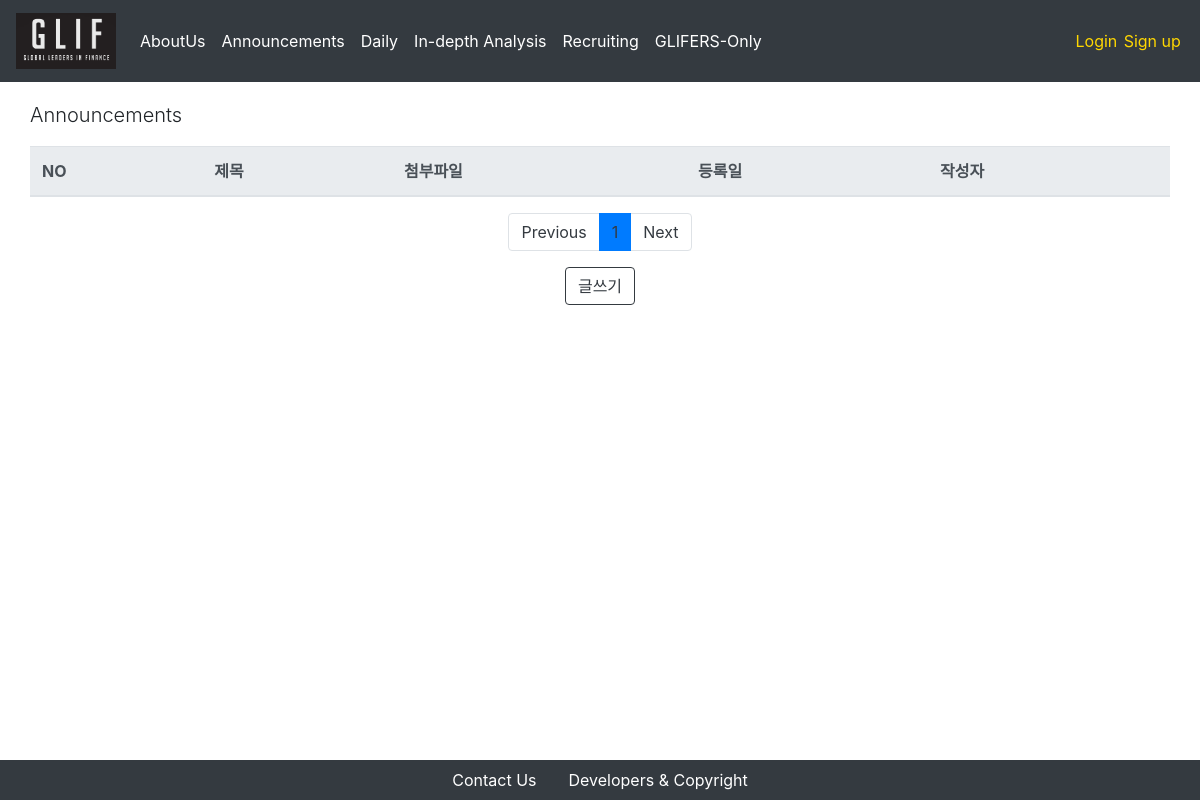
The page /gliferonly/form_archive/ on the database as committed earlier.
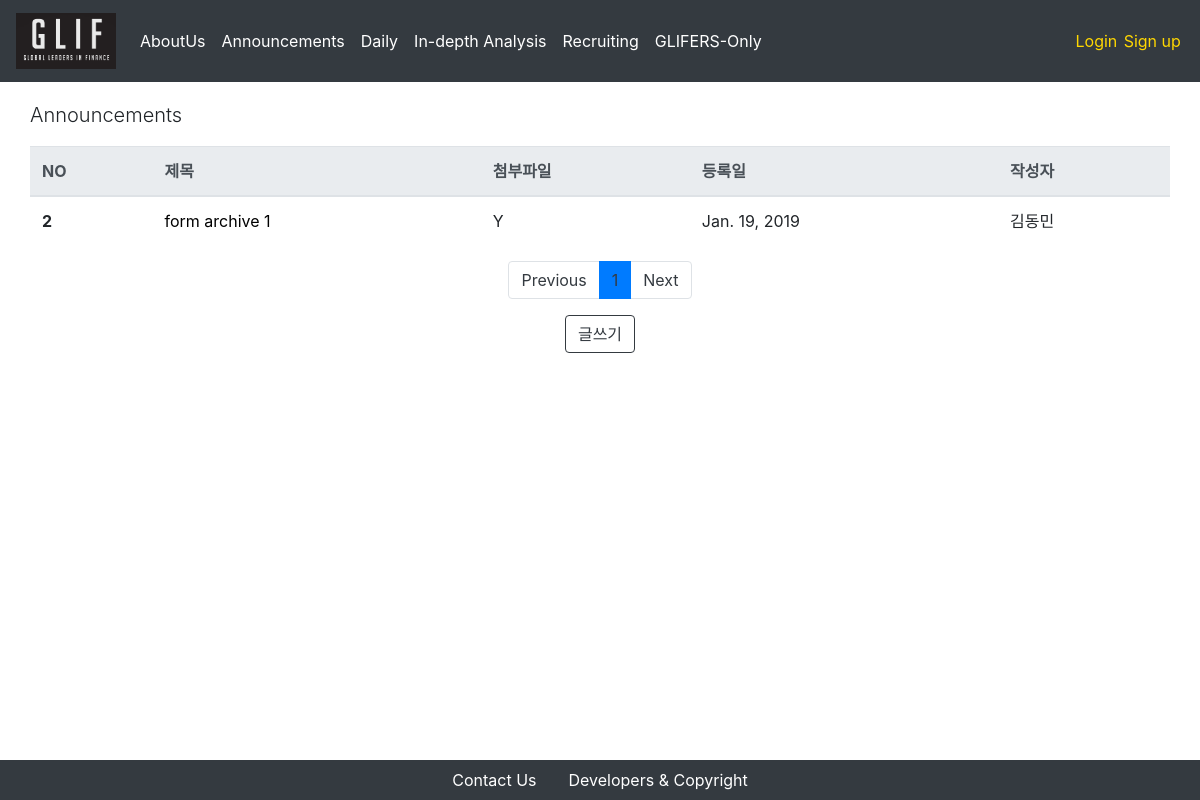
The same page on the database as committed later.
### form_archive/models.py (models this page shows, shortened)
class Post(models.Model):
    title = models.CharField(max_length = 250)
    attached_file = models.FileField(upload_to = 'form_archive_attached_files/%Y/%m/%d/', blank = True, null = True)
    written_date = models.DateField(auto_now = True)
    writer = models.ForeignKey(CustomUser, on_delete = models.CASCADE, related_name = "form_archive_writer")
    content = models.TextField(max_length= 5000)

### users/models.py (models this page shows)
class CustomUser(AbstractUser):
    name_en = models.CharField(max_length = 250)
    name_kr = models.CharField(max_length = 250)
    birthdate = models.DateField(default = "2000-01-01")
    phonenumber = models.CharField(max_length = 250)
    self_intro = models.TextField(max_length = 1000)
    workplace = models.CharField(max_length = 250, default = '')
    profile_img = models.FileField(upload_to = 'profiles/%Y/%m/%d/')
    glif_OB = 'OB'
    glif_1st = '1기'
    glif_2nd = '2기'
    glif_3rd = '3기'
    glif_4th = '4기'
    nth_CHOICES = (
        (glif_OB, 'OB'),
        (glif_1st, '1기'),
        (glif_2nd, '2기'),
        (glif_3rd, '3기'),
        (glif_4th, '4기'),
    )
    year_in_school = models.CharField(
        max_length=2,
        choices=nth_CHOICES,
        default=glif_4th,
    )
    def __str__(self):
        return self.name_kr

### form_archive/views.py (the view)
# urls.py: path('', PostListView.as_view(), name='announcement-index'),
class PostListView(ListView):
    model = Post
    template_name = 'form_archive/index.html'
    context_object_name = "posts"
    paginate_by = 5
    block_size = 5 # 하단의 페이지 목록 수
    def get_queryset(self):
        order_by_recent_time = Post.objects.all().order_by("-pk")
        return order_by_recent_time
    def get_context_data(self, **kwargs):
        context = super(PostListView, self).get_context_data(**kwargs)
        block_size = 5 # 하단의 페이지 목록 수
        start_index = int((context['page_obj'].number - 1) / self.block_size) * self.block_size
        end_index = min(start_index + self.block_size, len(context['paginator'].page_range))
        context['page_range'] = context['paginator'].page_range[start_index:end_index]
        return context

### form_archive/templates/form_archive/index.html
{% extends 'setups/base.html' %}
{% block body %}
<div class = "container">
    <div class = "row">
        <p class = "lead">Announcements</p>
        <table class="table">
            <thead class="thead-light">
                <tr>
                    <th scope="col">NO</th>
                    <th scope="col">제목</th>
                    <th scope="col">첨부파일</th>
                    <th scope="col">등록일</th>
                    <th scope="col">작성자</th>
                </tr>
            </thead>
            <tbody>
                {% for post in posts %}
                    <tr>
                        <th scope="row">{{ post.id }}</th>
                        <td>
                            <a href="/gliferonly/form_archive/{{post.pk}}" style = "color:black"> {{ post.title }} </a>
                        </td>
                        {% if post.attached_file != '' %}
                            <td>Y</td>
                        {% else %}
                            <td>N</td>
                        {% endif %}
                        <td>{{ post.written_date }}</td>
                        <td>{{ post.writer }}</td>
                    </tr>
                {% endfor %}
            </tbody>
        </table>
    </div>
    <nav aria-label="Page navigation">
        <ul class="pagination justify-content-center">
            {% if page_obj.has_previous %}
            <li class = "page-item">
                <a class = "page-link" href="?page={{ page_obj.previous_page_number }}" aria-label="Previous">
                Previous
                </a>
            </li>
            {% else %}
            <li class="page-item"><a class="page-link" href="#" tabindex="-1" aria-disabled="true">Previous</a></li>
            {% endif %}
            {% for i in page_range %}
            {% if page_obj.number == i %}
                <li class = "active page-item"><a class="page-link" href="#">{{i}}</a></li>
            {% else %}
                <li class = "page-item"><a class = "page-link" href="?page={{ i }}">{{ i }}</a></li>
            {% endif %}
            {% endfor %}
            {% if page_obj.has_next %}
            <li class = "page-item">
                <a class = "page-link" href="?page={{ page_obj.next_page_number }}" aria-label="Next">
                    Next
                </a>
            </li>
            {% else %}
            <li class="page-item">
                <a class="page-link" href="#">Next</a>
            </li>
            {% endif %}
        </ul>
    </nav>
    <div class = "row align-items-center justify-content-center">
        <button type="button" class="btn btn-outline-dark" onclick="location.href = '/gliferonly/form_archive/new'">글쓰기</button>
    </div>
</div>
{% endblock %}

Rows that differ between the two databases and show on the page:
added Post: id "2", title "form archive 1", shows "Y", written_date "Jan. 19, 2019", writer "김동민"
